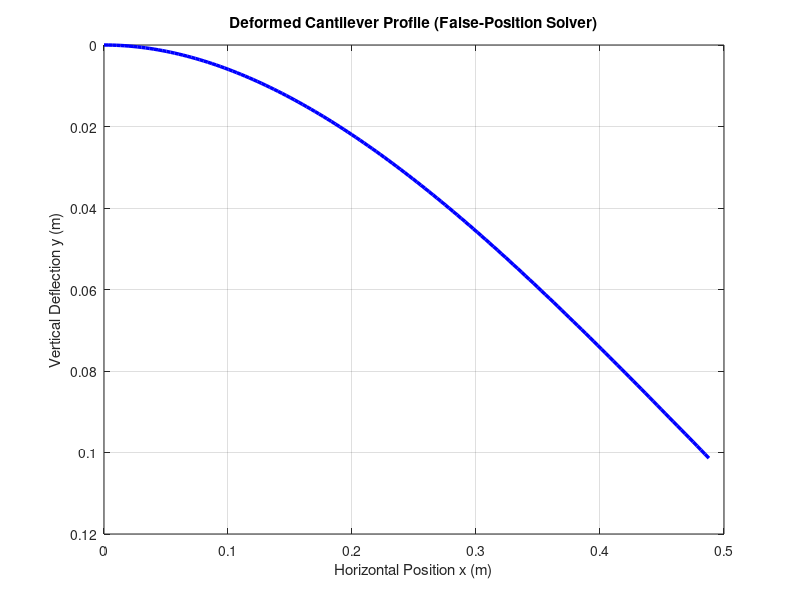

MATLAB code to generate this figure:
function main_beam_deflection_false_position()
    % =====================================================================
    % 1. PHYSICAL PARAMETERS (Exactly the same)
    % =====================================================================
    L  = 0.5;          % Length of the beam (meters)
    b  = 0.03;         % Width of cross-section (meters)
    t  = 0.01;         % Thickness of cross-section (meters)
    P  = 1000.0;       % Point load at free tip (N)
    w_area = 38500;    % Distributed load per area (N/m^2)
    E  = 200e9;        % Young's Modulus: 200 GPa
    I  = 2.50e-09;     % Moment of Inertia (m^4)
    
    q = w_area * b;    % Convert area load to linear load
    EI = E * I;        % Flexural rigidity
    
    % =====================================================================
    % 2. MESH DISCRETIZATION
    % =====================================================================
    num_steps = 150; 
    s_mesh = linspace(0, L, num_steps);
    
    % =====================================================================
    % 3. SYSTEM OF FIRST-ORDER ODEs (Anonymous Function)
    % =====================================================================
    f_system = @(s, Y) [Y(2); ...
                        Y(3); ...
                        -(q/EI)*(L - s) - (P/EI)];
                    
    % =====================================================================
    % 4. THE SHOOTING METHOD (Using FALSE-POSITION Iteration)
    % =====================================================================
    % False-Position requires initial bounds that trap the true root.
    % We guess initial values for the unknown wall constraint Y(3,1)
    lower_bound = -15.0;  
    upper_bound = 5.0;
    
    % Step 4.1: Compute the initial boundary errors using RK4
    sol_low = RK4(f_system, s_mesh, [0; 0; lower_bound]);
    error_low = sol_low(3, end); % Tip moment error for lower guess
    
    sol_upp = RK4(f_system, s_mesh, [0; 0; upper_bound]);
    error_upp = sol_upp(3, end); % Tip moment error for upper guess
    
    % Safety Check: Ensure the bounds actually bracket the root (opposite signs)
    if error_low * error_upp > 0
        error('The root is not bracketed by initial limits. Adjust lower_bound or upper_bound.');
    end
    
    tolerance = 1e-9;
    max_iter = 50;
    converged = false;
    
    fprintf('Starting False-Position Root Search...\n');
    fprintf('%-10s %-15s %-15s %-15s\n', 'Iter', 'Lower Bound', 'Upper Bound', 'Tip Moment Error');
    
    for iter = 1:max_iter
        % Step 4.2: FALSE-POSITION INTERPOLATION STEP
        % Finds the zero-intercept of the line linking the two boundary errors
        next_guess = upper_bound - (error_upp * (lower_bound - upper_bound)) / (error_low - error_upp);
        
        % Step 4.3: Integrate with the new guess
        sol_next = RK4(f_system, s_mesh, [0; 0; next_guess]);
        error_next = sol_next(3, end); % Target boundary is tip moment = 0
        
        fprintf('%-10d %-15.4f %-15.4f %-15.4e\n', iter, lower_bound, upper_bound, error_next);
        
        % Step 4.4: Check for convergence
        if abs(error_next) < tolerance
            fprintf('Convergence achieved in %d iterations!\n', iter);
            final_solution = sol_next;
            converged = true;
            break;
        end
        
        % Step 4.5: Update the active bracket boundaries (Sign Matching Strategy)
        % We evaluate the lower bound error against our guess error to collapse the interval
        if (error_low * error_next) < 0
            upper_bound = next_guess;
            error_upp   = error_next;
        else
            lower_bound = next_guess;
            error_low   = error_next;
        end
    end
    
    if ~converged
        error('The False-Position shooting method failed to converge.');
    end
    
    % =====================================================================
    % 5. EXTRACT ANGLE & CALCULATE X-DIRECTION DEFLECTION
    % =====================================================================
    vertical_y  = final_solution(1, :);   
    slope_angle = final_solution(2, :);   
    
    % True deformed horizontal coordinates
    deformed_x = cumtrapz(s_mesh, cos(slope_angle));
    
    % Horizontal displacement profile (u_x = s - x)
    horiz_deflection_x = s_mesh - deformed_x;
    
    % Print out results
    fprintf('\n--- RESULTS AT THE FREE TIP (s = L) ---\n');
    fprintf('Deflection Angle:          %.4f degrees\n', rad2deg(slope_angle(end)));
    fprintf('Vertical Deflection (y):    %.4f mm\n', vertical_y(end) * 1000);
    fprintf('Horizontal Deflection (x):  %.4f mm\n', horiz_deflection_x(end) * 1000);
    
    % =====================================================================
    % 6. PLOT THE TRUE 2D DEFORMED SHAPE
    % =====================================================================
    figure;
    plot(deformed_x, vertical_y, 'b-', 'LineWidth', 2.5);
    grid on;
    title('Deformed Cantilever Profile (False-Position Solver)');
    xlabel('Horizontal Position x (m)');
    ylabel('Vertical Deflection y (m)');
    set(gca, 'YDir', 'reverse'); 
end

% =========================================================================
% 7. RUNGE-KUTTA 4 SYSTEM SOLVER (Exactly your original implementation)
% =========================================================================
function y = RK4(f, x, y0)
    y = zeros(length(y0), length(x)); 
    y(:, 1) = y0; 
    h = x(2) - x(1); 
    n = length(x);
    for i = 1:n-1
        k1 = f(x(i), y(:, i));
        k2 = f(x(i) + h/2, y(:, i) + h*k1/2);
        k3 = f(x(i) + h/2, y(:, i) + h*k2/2);
        k4 = f(x(i) + h, y(:, i) + h*k3);
        y(:, i+1) = y(:, i) + h*(k1 + 2*k2 + 2*k3 + k4)/6;
    end
end
